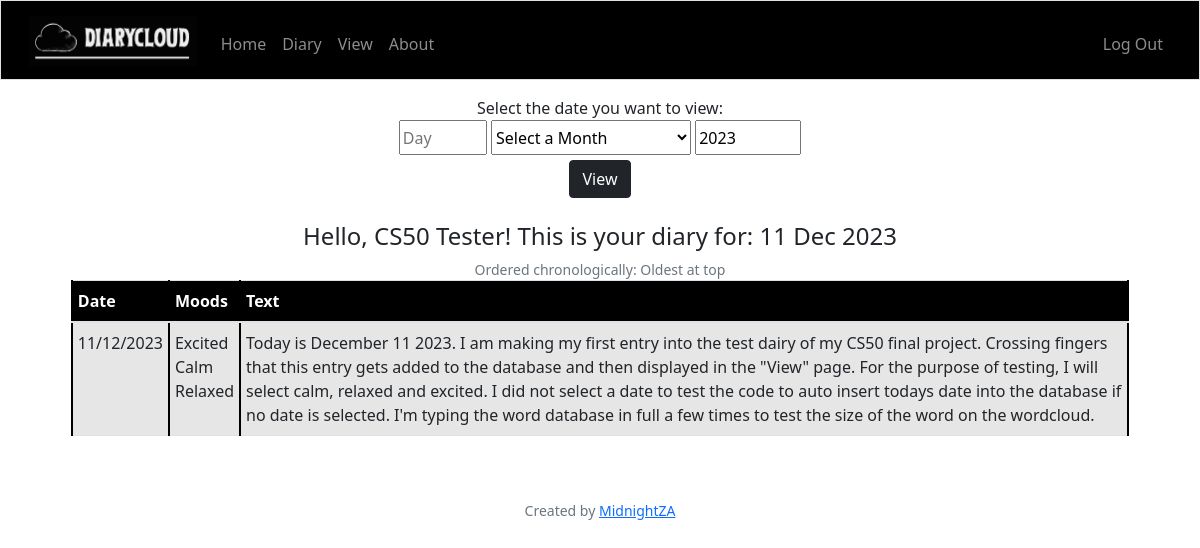
Before: /view (signed in) with the older database file.
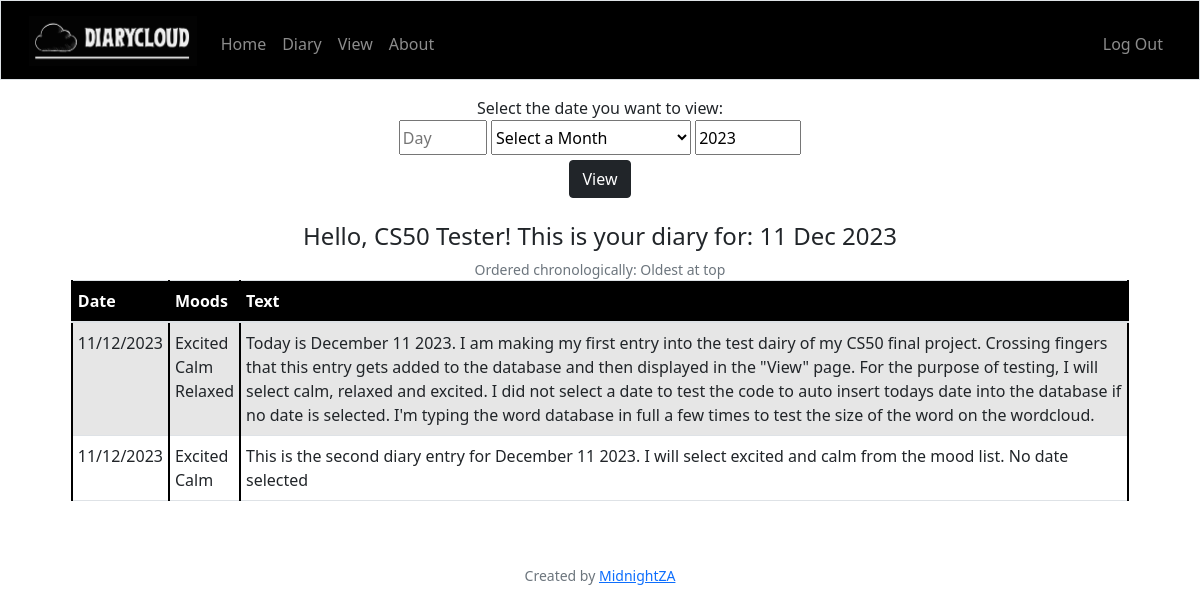
After: the same page with the newer database file.
### tables this page shows
CREATE TABLE "users" ("id" INTEGER PRIMARY KEY AUTOINCREMENT UNIQUE NOT NULL, "username" TEXT UNIQUE NOT NULL, "hash" TEXT NOT NULL, "name" TEXT NOT NULL DEFAULT 'To DiaryCloud');

CREATE TABLE 'userdata' ("id" INTEGER PRIMARY KEY AUTOINCREMENT UNIQUE NOT NULL, "mood" TEXT, "user_id" TEXT NOT NULL, 'year'  DATETIME NOT NULL  , 'month'  DATETIME NOT NULL  , 'day'  DATETIME NOT NULL  , 'notes' TEXT, 'image' BLOB, 'text' TEXT, FOREIGN KEY ("user_id") REFERENCES users(id));

### app.py (the view, shortened to what this page needs)
@app.route("/view", methods=["GET", "POST"])
@login_required
def view():
    userid = db.execute("SELECT name FROM users WHERE id = ?;", session['user_id'])[0]['name']
    apology = ""
    if request.method == "GET":
        date = datetime.now()
        year = date.year
        month = date.month
        day = date.day
        try:
            text_db = db.execute("SELECT day, month, year, mood, text FROM userdata WHERE user_id=? AND day=? AND month=? AND year=?;",session['user_id'],day, month, year)
        except:
            text_db = "No text found from GET"
        return render_template("view.html", name=userid, text_db=text_db, day=day, month=calendar.month_abbr[int(month)], year=year, apology=apology)

### app.py (called while the page is built)
@app.after_request
def after_request(response):
    response.headers["Cache-Control"] = "no-cache, no-store, must-revalidate"
    response.headers["Expires"] = 0
    response.headers["Pragma"] = "no-cache"
    return response

### helpers.py (called while the page is built)
def login_required(f):
    @wraps(f)
    def decorated_function(*args, **kwargs):
        if session.get("user_id") is None:
            return redirect("/login")
        return f(*args, **kwargs)
    return decorated_function

### templates/view.html (shortened to what this page needs)
{% extends "layout.html" %}
{% block main %}
    <div>
        <form action="/view" method="post">
            <p>Select the date you want to view: </p>
            <input type="number" name="day" id="day" placeholder="Day" min="1" max="31" autocomplete="off">
            <select class="month" name="month" id="month" value="{{ month }}">
                <option value="0">Select a Month</option>
            </select>
            <input type="number" name="year" id="year" placeholder="Year" min="2000" max="2050" value="{{ year }}" autocomplete="off">
            <br>
            <button class="btn btn-dark" id="view" type="submit">View</button>
        </form>
        <br>
        {% if apology != "No entries found" %}
            <h4>Hello, {{ name }}! This is your diary for: {{ day }} {{ month }} {{ year }}</h4>
            <p class="small text-center text-muted">Ordered chronologically: Oldest at top</p>
            <div class="diaryview">
                <table class="table table-hover table-striped">
                    <thead style="background-color: black; color: white;">
                        <tr>
                            <th class="text-start">Date</th>
                            <th class="text-start">Moods</th>
                            <th class="text-start">Text</th>
                        </tr>
                    </thead>
                    <tbody>
                        {% for row in text_db %}
                            <tr>
                                <td class="text-start">{{ row.day }}/{{ row.month }}/{{ row.year }}</td>
                                <td class="text-start">
                                    {% if not row.mood %}
                                        -
                                    {% else %}
                                        {% for word in row.mood.split() %}
                                            {{ word | capitalize }}
                                            <br>
                                        {% endfor %}
                                    {% endif %}
                                </td>
                                <td class="text-start">
                                    {% if not row.text %}
                                        -
                                    {% else %}
                                        {{ row.text }}
                                    {% endif %}
                                </td>
                            </tr>
                        {% endfor %}
                    </tbody>
                </table>
            </div>
        {% else %}
            <h4>Hello, {{ name }}! You do not have any entries for: {{ day }} {{ month }} {{ year }}</h4>
            <p>Head over to your <a href="/diary">diary</a> to make an entry</p>
        {% endif %}
    </div>
{% endblock %}

### templates/layout.html (shortened to what this page needs)
<!DOCTYPE html>
<html lang="en">
    <head>
        <link rel="stylesheet" href="https://cdn.jsdelivr.net/npm/bootstrap@4.1.3/dist/css/bootstrap.min.css">
        <link href="https://cdn.jsdelivr.net/npm/bootstrap@5.1.3/dist/css/bootstrap.min.css" rel="stylesheet">
        <link href="/static/styles.css" rel="stylesheet">
    </head>
    <body>
        <nav class="border navbar navbar-expand-md navbar-dark" style="background-color: black;">
            <div class="container-fluid">
                <a class="navbar-brand" href="/"><img src="static/logo_main.png" alt="Logo of DiaryCloud" height="50" filter=""></a>
                <div class="collapse navbar-collapse" id="navbar">
                    {% if session["user_id"] %}
                        <ul class="navbar-nav me-auto mt-2">
                            <li class="nav-item"><a class="nav-link" href="/">Home</a></li>
                            <li class="nav-item"><a class="nav-link" href="/diary">Diary</a></li>
                            <li class="nav-item"><a class="nav-link" href="/view">View</a></li>
                            <li class="nav-item"><a class="nav-link" href="/about">About</a></li>
                        </ul>
                        <ul class="navbar-nav ms-auto mt-2">
                            <li class="nav-item"><a class="nav-link" href="/logout">Log Out</a></li>
                        </ul>
                    {% endif %}
                </div>
            </div>
        </nav>
        <main class="container-fluid py-5 text-center">
            {% block main %}{% endblock %}
        </main>
        <footer class="mb-5 small text-center text-muted">
            Created by <a href="https://github.com/MidnightZA">MidnightZA</a>
        </footer>
    </body>
</html>

### static/styles.css (style rules this page uses)
nav .navbar-brand { font-size: xx-large; filter: invert(1); }
input { height: 35px; }
#view { margin-top: 5px; }
p { margin-top: 0; margin-bottom: 0; }
div.diaryview { background-color: inherit; text-align: left; padding-left: 5%; padding-right: 5%; }
.table>:not(caption)>*>* { padding-left: 5px; padding-right: 5px; border-left: 2px solid black; border-right: 2px solid black; }
select.month { height: 35px; width:200px; }
.py-5 { padding-top: 1rem!important; padding-bottom: 3rem!important; }

Changed rows visible on the page:
added userdata: day "11", month "12", year "2023", word "Excited" "Calm", text "This is the second diary entry for December 11 2023. I will select excited and calm from the mood list. No date selected"
